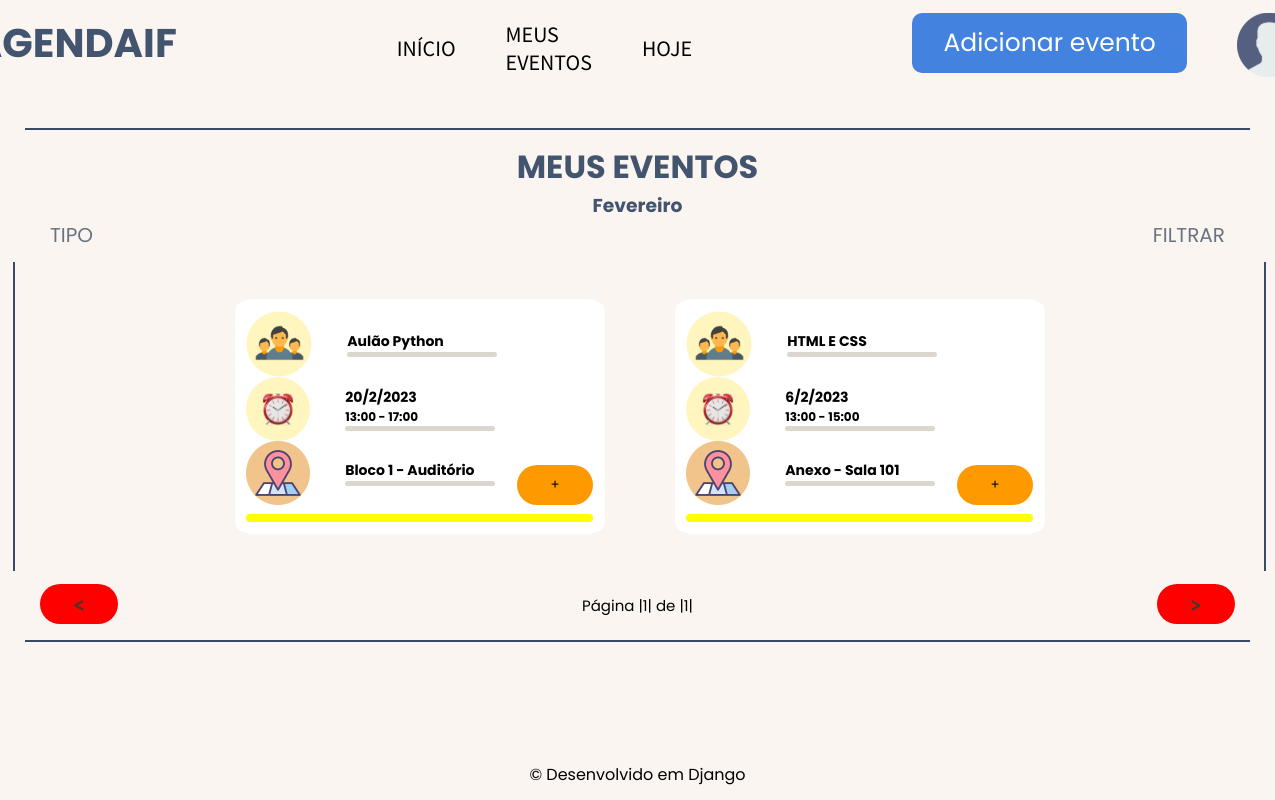
Page /eventos/monthUserEvents/ (signed in) on the committed database.
### events/models.py (models this page shows, shortened)
class Eventos(models.Model):
    name = models.CharField(max_length=80, verbose_name= 'Disciplina ou Tema:')
    registrationDate = models.DateField(default= date.today, verbose_name= 'Data')
    timeStart = models.TimeField( verbose_name= 'Hora inicial')
    timeEnd = models.TimeField(verbose_name= 'Hora final')
    meals = models.DecimalField(max_digits=3, decimal_places= 0, verbose_name= 'Refeições')
    tipo = models.CharField(max_length=12)
    local = models.ForeignKey(Salas, on_delete= models.DO_NOTHING, verbose_name= 'Local')
    user = models.ForeignKey(User, on_delete=models.DO_NOTHING)
    class Meta:
        verbose_name = 'Evento'

class Salas(models.Model):
    name = models.CharField(max_length=30)
    tam = models.DecimalField(max_digits=3, decimal_places=0)
    def __str__(self) -> str:
        return self.name
    class Meta:
        verbose_name = 'Sala'

### events/views.py (the view)
# urls.py: path('monthUserEvents/', views.monthUserEvents, name = 'monthUserEvents'),
def monthUserEvents(request):
    if request.session.get('user'):
        user = User.objects.get(id = request.session['user'])
        dateToday = date.today()
        events = Eventos.objects.filter(user = user)
        eventsFilter = set()
        eventsFilterTwo = set()
        for filter in events:
            if filter.registrationDate.month == dateToday.month:
                eventsFilter.add(filter)
        for filter in eventsFilter:
            if filter.tipo == 'Evento':
                eventsFilterTwo.add(filter)
        eventsFilterTwo = list(eventsFilterTwo)
        paginator = Paginator(eventsFilterTwo, 8)
        page_num =  request.GET.get('page')
        page = paginator.get_page(page_num)
        return render(request, 'monthUserEvents.html',
                             {'Eventos': eventsFilterTwo, 'today': dateToday, 'user': user, 'page': page})
    else:
        return redirect('/usuario/login/?status=2')

### users/models.py (called while the page is built)
    def __str__(self) -> str:
        return self.name

### events/templates/monthUserEvents.html (shortened to what this page needs)
{% extends 'baseYearUser.html' %} {% load static %} {% block 'content' %}
<div class="header">
  <h1>MEUS EVENTOS</h1>
{% if today.month == 2 %}
  <h3>Fevereiro</h3>
{% endif %}
  <div class="filters">
    <div class="dropdownFilterStart">
      <ul class="dropdown">
          <li>TIPO</li>
      </ul>
    </div>
    <div class="dropdownFilter">
      <ul class="dropdown">
          <li>FILTRAR</li>
      </ul>
    </div>
  </div>
</div>
<div class="word">
  <div class="line3"></div>
  <section>
    {% for evento in page.object_list %}
    <div class="block">
      <div class="block2">
        <div class="square">
          <aside>
            {% if evento.tipo == 'Evento' %}
              <img src="{% static 'img/events.svg' %}" />
            {% endif %}
            <div class="info">
              <h1>{{evento.name}}</h1>
              <div class="line2"></div>
            </div>
          </aside>
          <aside>
            <img src="{% static 'img/time.svg' %}" />
            <div class="info">
              <h1>
                {{evento.registrationDate.day}}/{{evento.registrationDate.month}}/{{evento.registrationDate.year}}
              </h1>
              <h4>{{evento.timeStart}} - {{evento.timeEnd}}</h4>
              <div class="line2"></div>
            </div>
          </aside>
          <aside>
            <img src="{% static 'img/local.svg' %}" />
            <div class="info">
              <h1>{{evento.local}}</h1>
              <div class="line2"></div>
            </div>
          </aside>
        </div>
        <button class="openmodal" id="dialog{{evento.id}}">+</button>
      </div>
      {% if today != evento.registrationDate %}
      <aside>
        <div class="line2-1" style="background-color: yellow;"></div>
      </aside>
      {% endif %}
    </div>
    {% endfor %}
  </section>
  <div class="line3"></div>
  {% endblock %}

### static/css/base.css (style rules this page uses)
* { margin: 0; padding: 0; box-sizing: border-box; font-family: 'Poppins', sans-serif; }
.line2 { width: 150px; padding: 2.5px; border-radius: 12px; background-color: #DDD6CF; }
.line2-1 { width: 350px; padding: 4px; border-radius: 12px; margin-top: 5px; background-color: #15ff00; }
.line3 { height: 100%; padding: 1px; background-color: #384A65; }
body { display: flex; flex-direction: column; height: 100vh; background-color: #FAF5F0; }
main div.header h1 { display: flex; justify-content: center; color: #43546E; }
main div.header h3 { display: flex; justify-content: center; color: #43546E; }
main div.header div.filters { display: flex; align-items: center; justify-content: space-between; }
main div.header div.filters div.dropdownFilter { display: flex; padding: 0 50px; color: #687382; font-size: 20px; }
main div.header div.filters div.dropdownFilter ul.dropdown { display: flex; flex-direction: column; align-items: center; justify-content: center; position: relative; list-style: none; }
main div.header div.filters div.dropdownFilter ul li { cursor: pointer; }
main div.header div.filters div.dropdownFilterStart { display: flex; padding-left: 50px; color: #687382; font-size: 20px; }
main div.header div.filters div.dropdownFilterStart ul.dropdown { display: flex; flex-direction: column; align-items: center; justify-content: center; position: relative; list-style: none; }
main div.header div.filters div.dropdownFilterStart ul li { cursor: pointer; }
main div.word { display: flex; padding: 1% 1%; height: 90%; }
main section { flex: 1 0 auto; height: auto; width: 100%; display: flex; flex-wrap: wrap; justify-content: center; align-items: center; gap: 70px; padding: 1% 3%; }
main section div.block { display: flex; flex-direction: column; justify-content: center; width: 370px; height: 235px; gap: 2%; padding: 0 1%; background-color: white; border-radius: 5%; }
main section div.block aside { font-size: 12px; display: flex; gap: 35px; align-items: center; }
main section div.block aside div.info { display: flex; flex-direction: column; }
main section div.block div.block2 { display: flex; align-items:flex-end; justify-content: center; gap: 20px; }
main section div.block div.block2 button { display: flex; align-items: center; justify-content: center; background-color: #FF9900; border: none; border-radius: 20px; color: black; height: 40px; width: 80px; cursor: pointer; }

### rows in the picture
Eventos: name "Aulão Python", registrationDate.day "20", registrationDate.month "2", registrationDate.year "2023", timeStart "13:00", timeEnd "17:00", local "Bloco 1 - Auditório"
Eventos: name "HTML E CSS", registrationDate.day "6", registrationDate.month "2", registrationDate.year "2023", timeStart "13:00", timeEnd "15:00", local "Anexo - Sala 101"

### other values in the picture
{{ page.number }} "1"
{{ page.paginator.num_pages }} "1"
